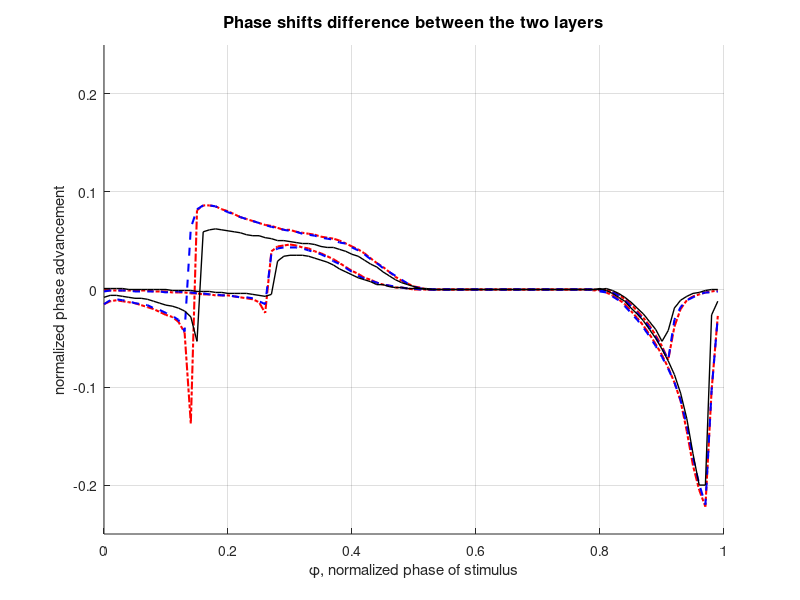

MATLAB code for this plot:
clear all
clc

num_phase = 100;

load('Gw_0.01_RG-.mat')
N_RG = RG_phase_shift - phase_shift;
% N_RG(2,:) = [];

load('Gw_0.1_RG-.mat')
S_RG = RG_phase_shift - phase_shift;
% S_RG(1,:) = [];

load('D_1_RG-.mat')
L_RG = RG_phase_shift - phase_shift;

hold on
plot((0:num_phase-1)/num_phase,N_RG,'r-.','LineWidth',1.5)
plot((0:num_phase-1)/num_phase,S_RG,'b--','LineWidth',1.5)
plot((0:num_phase-1)/num_phase,L_RG,'k-','LineWidth',1)
grid on
ylim([-0.25 0.25])
xlabel('\phi, normalized phase of stimulus')
ylabel('normalized phase advancement')
title('Phase shifts difference between the two layers','Fontsize',12)

% col = [0, 0.4470, 0.7410;0.8500, 0.3250, 0.0980];%;0.4940, 0.1840, 0.5560];
% colororder(col)
set(gcf,'Position',[500 200 600 400])
